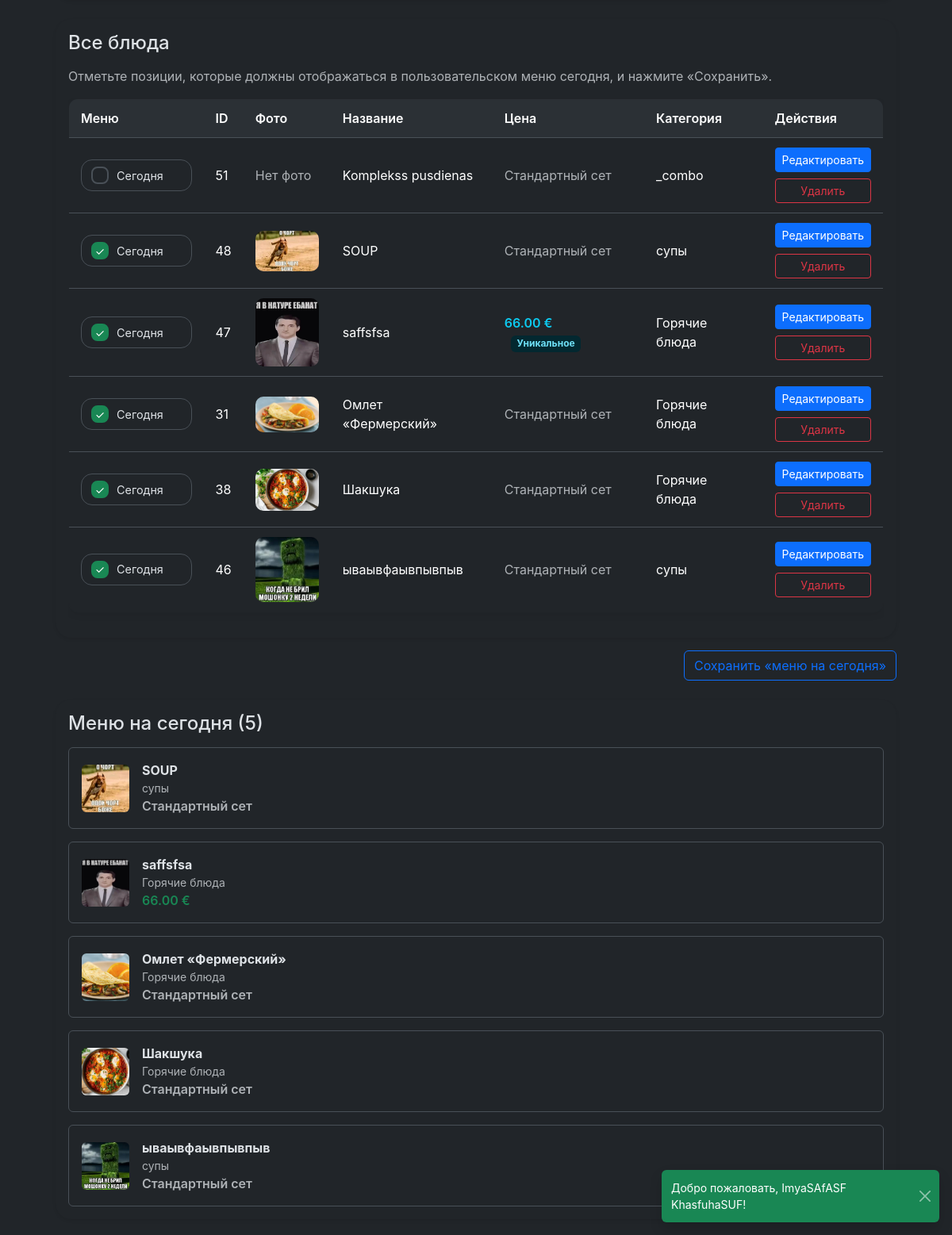
/admin/menu (signed in, lower part), run on an earlier commit of the app's database.
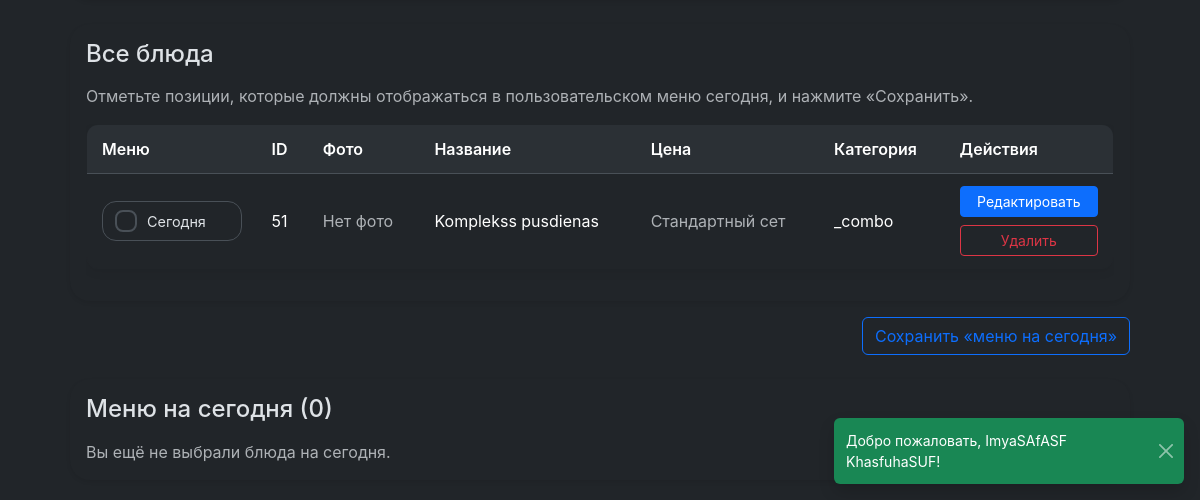
And on a later commit of the database.
### tables this page shows
CREATE TABLE menu (
    id INTEGER PRIMARY KEY AUTOINCREMENT,
    title TEXT NOT NULL,
    description TEXT,
    price REAL NOT NULL,
    image_url TEXT,
    category TEXT
, image_gallery TEXT, ingredients TEXT, is_today INTEGER DEFAULT 0, use_manual_price INTEGER DEFAULT 0, name_original TEXT, name_ru TEXT, name_lv TEXT, description_original TEXT, description_ru TEXT, description_lv TEXT, category_original TEXT, category_ru TEXT, category_lv TEXT, ingredients_original TEXT, ingredients_ru TEXT, ingredients_lv TEXT);

### resources/views/admin/menu.php (the view, shortened to what the rows shown need)
<div class="page-container">
<div class="admin-menu-layout mt-1">
    <div class="admin-column admin-table-block">
        <form method="POST" action="/admin/menu/today" class="h-100 d-flex flex-column">
            <div class="card border-0 shadow-sm flex-grow-1">
                <div class="card-body">
                    <div class="table-responsive">
                        <table class="table table-menu">
                            <thead>
                                <tr>
                                    <th class="today-column"><?= htmlspecialchars(translate('admin.menu.table.menu')) ?></th>
                                    <th>ID</th>
                                    <th><?= htmlspecialchars(translate('admin.menu.table.photo')) ?></th>
                                    <th><?= htmlspecialchars(translate('admin.menu.table.name')) ?></th>
                                    <th><?= htmlspecialchars(translate('admin.menu.table.price')) ?></th>
                                    <th><?= htmlspecialchars(translate('admin.menu.table.category')) ?></th>
                                    <th><?= htmlspecialchars(translate('admin.menu.table.actions')) ?></th>
                                </tr>
                            </thead>
                            <tbody>
                                <?php foreach ($items as $item): ?>
                                    <?php $gallery = $item->galleryImages(); ?>
                                    <tr>
                                        <td class="today-cell">
                                            <label class="today-flag">
                                                <span class="today-indicator"></span>
                                                <span class="today-label"><?= htmlspecialchars(translate('admin.menu.today.flag')) ?></span>
                                            </label>
                                        </td>
                                        <td><?= $item->id ?></td>
                                        <td>
                                            <?php if ($item->primaryImage()): ?>
                                                <img src="/assets/images/<?= htmlspecialchars($item->primaryImage()) ?>" alt="" class="menu-thumb">
                                            <?php else: ?>
                                                <span class="text-muted"><?= htmlspecialchars(translate('common.no_photo')) ?></span>
                                            <?php endif; ?>
                                        </td>
                                        <td><?= htmlspecialchars($item->title) ?></td>
                                        <td>
                                            <?php if ($item->isUnique()): ?>
                                                <span class="fw-semibold text-info"><?= number_format($item->price, 2, '.', ' ') ?> €</span>
                                                <span class="badge bg-info-subtle text-info-emphasis ms-2"><?= htmlspecialchars(translate('admin.menu.price.unique')) ?></span>
                                            <?php else: ?>
                                                <span class="text-muted"><?= htmlspecialchars(translate('admin.menu.price.standard')) ?></span>
                                            <?php endif; ?>
                                        </td>
                                        <td><?= htmlspecialchars($item->category ?? '') ?></td>
                                        <td>
                                            <div class="d-flex flex-column gap-2">
                                                <button class="btn btn-sm btn-primary" type="button" onclick='fillForm(<?= json_encode([
                                                    'id' => $item->id,
                                                    'title' => $item->title,
                                                    'name_original' => $item->nameOriginal ?? $item->title,
                                                    'description' => $item->description,
                                                    'description_original' => $item->descriptionOriginal ?? $item->description,
                                                    'ingredients' => $item->ingredients,
                                                    'ingredients_original' => $item->ingredientsOriginal ?? $item->ingredients,
                                                    'price' => $item->price,
                                                    'use_manual_price' => $item->isUnique(),
                                                    'category' => $item->category,
                                                    'category_original' => $item->categoryOriginal ?? $item->category,
                                                    'image' => $item->primaryImage(),
                                                    'gallery' => $gallery,
                                                ], JSON_HEX_APOS | JSON_HEX_QUOT) ?>)'><?= htmlspecialchars(translate('admin.menu.actions.edit')) ?></button>
                                                <a class="btn btn-sm btn-outline-danger" href="/admin/menu/delete?id=<?= $item->id ?>" onclick="return confirm('<?= htmlspecialchars(translate('admin.menu.actions.confirm_delete')) ?>');"><?= htmlspecialchars(translate('combo.remove')) ?></a>
                                            </div>
                                        </td>
                                    </tr>
                                <?php endforeach; ?>
                            </tbody>
                        </table>
                    </div>
                </div>
            </div>
        </form>
    </div>
    <div class="admin-column admin-today-block">
        <div class="card border-0 shadow-sm admin-today-card h-100">
            <div class="card-body">
                <?php if (empty($todayItems)): ?>
                    <div class="text-muted"><?= htmlspecialchars(translate('admin.menu.today.empty')) ?></div>
                <?php else: ?>
                    <div class="d-flex flex-column gap-3">
                        <?php foreach ($todayItems as $item): ?>
                            <div class="border rounded p-3">
                                <div class="d-flex align-items-center gap-3">
                                    <?php $img = $item->primaryImage(); ?>
                                    <?php if ($img): ?>
                                        <img src="/assets/images/<?= htmlspecialchars($img) ?>" alt="" style="width:60px;height:60px;object-fit:cover;" class="rounded">
                                    <?php else: ?>
                                        <span class="text-muted small"><?= htmlspecialchars(translate('common.no_photo')) ?></span>
                                    <?php endif; ?>
                                    <div>
                                        <div class="fw-bold"><?= htmlspecialchars($item->title) ?></div>
                                        <div class="text-muted small"><?= htmlspecialchars($item->category ?? translate('menu.card.no_category')) ?></div>
                                        <div class="text-success fw-semibold">
                                            <?php if ($item->isUnique()): ?>
                                                <?= number_format($item->price, 2, '.', ' ') ?> €
                                            <?php else: ?>
                                                <span class="text-muted"><?= htmlspecialchars(translate('admin.menu.price.standard')) ?></span>
                                            <?php endif; ?>
                                        </div>
                                    </div>
                                </div>
                            </div>
                        <?php endforeach; ?>
                    </div>
                <?php endif; ?>
            </div>
        </div>
    </div>
</div>
</div>

What changed in the data, as far as the page shows it:
removed menu: id "48", shows a picture, title "SOUP", category "супы"
removed menu: id "47", shows a picture, title "saffsfsa", price "66.00", category "Горячие блюда"
removed menu: id "31", shows a picture, title "Омлет «Фермерский»", category "Горячие блюда"
removed menu: id "38", shows a picture, title "Шакшука", category "Горячие блюда"
removed menu: id "46", shows a picture, title "ываывфаывпывпыв", category "супы"
Also different on the page:
translate('admin.menu.today.empty'): (not shown) → "Вы ещё не выбрали блюда на сегодня."
text no longer shown: "Меню на сегодня (5)"
text now shown: "Меню на сегодня (0)"
